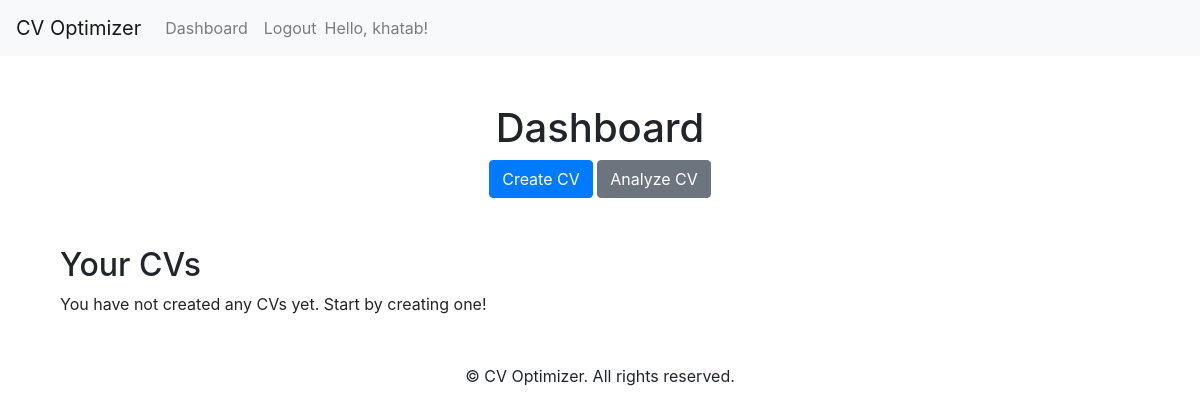
The app's page /dashboard/ (signed in), older data.
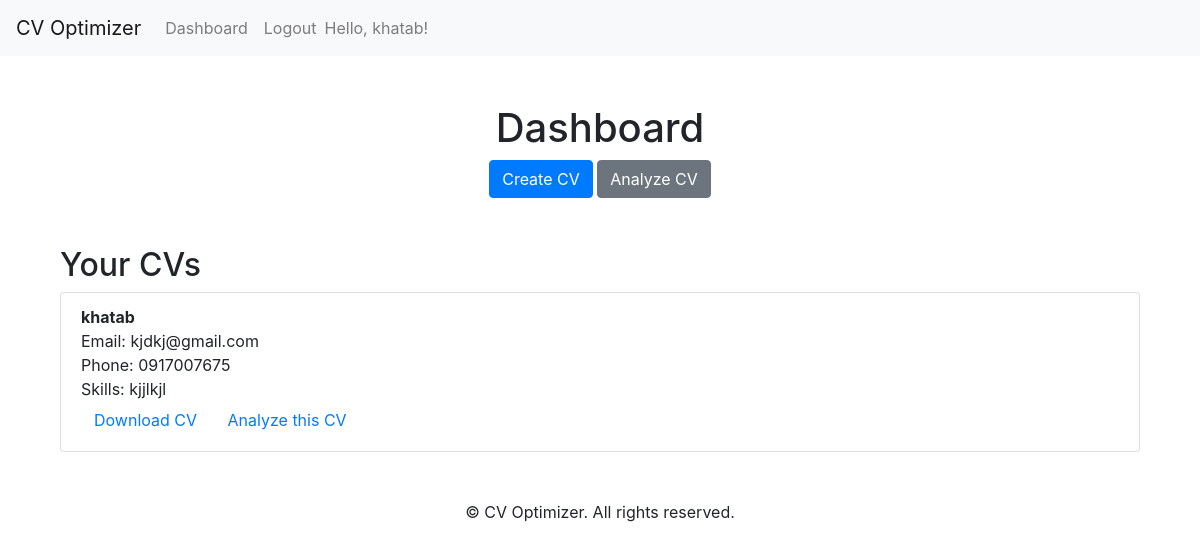
The same page, newer data.
### CV_app/models.py (models this page shows, shortened)
class CV(models.Model):
    user = models.ForeignKey(User, on_delete=models.CASCADE)
    name = models.CharField(max_length=100)
    email = models.EmailField()
    phone = models.CharField(max_length=15)
    skills = models.TextField()
    experience = models.TextField()
    education = models.TextField()

### CV_app/views.py (the view)
# urls.py: path('dashboard/', dashboard, name='dashboard'),  # Dashboard page
@login_required
def dashboard(request):
    return render(request, 'CV_app/dashboard.html')

### CV_app/templates/CV_app/dashboard.html (shortened to what this page needs)
{% extends 'CV_app/base.html' %}
{% block content %}
<div class="container mt-5">
    <h1 class="text-center">Dashboard</h1>
    <div class="text-center mb-4">
        <a href="{% url 'create_cv' %}" class="btn btn-primary">Create CV</a>
        <a href="{% url 'ats:analyze_cv' %}" class="btn btn-secondary">Analyze CV</a>
    </div>
    <h2 class="mt-5">Your CVs</h2>
    {% if user.cv_set.count > 0 %}
        <ul class="list-group">
            {% for cv in user.cv_set.all %}
                <li class="list-group-item">
                    <strong>{{ cv.name }}</strong><br>
                    Email: {{ cv.email }}<br>
                    Phone: {{ cv.phone }}<br>
                    Skills: {{ cv.skills|truncatewords:10 }}<br>
                    <a href="{% url 'download_cv' cv.id %}" class="btn btn-link">Download CV</a>
                    <a href="{% url 'ats:analyze_cv' %}?cv_id={{ cv.id }}" class="btn btn-link">Analyze this CV</a>
                </li>
            {% endfor %}
        </ul>
    {% else %}
        <p>You have not created any CVs yet. Start by creating one!</p>
    {% endif %}
</div>
{% endblock %}

Row changes from the older to the newer data that the page shows:
added CV: name "khatab", email "kjdkj@gmail.com", phone "0917007675", skills "kjjlkjl"
Text that changed along with them:
text no longer shown: "You have not created any CVs yet. Start by creating one!"
